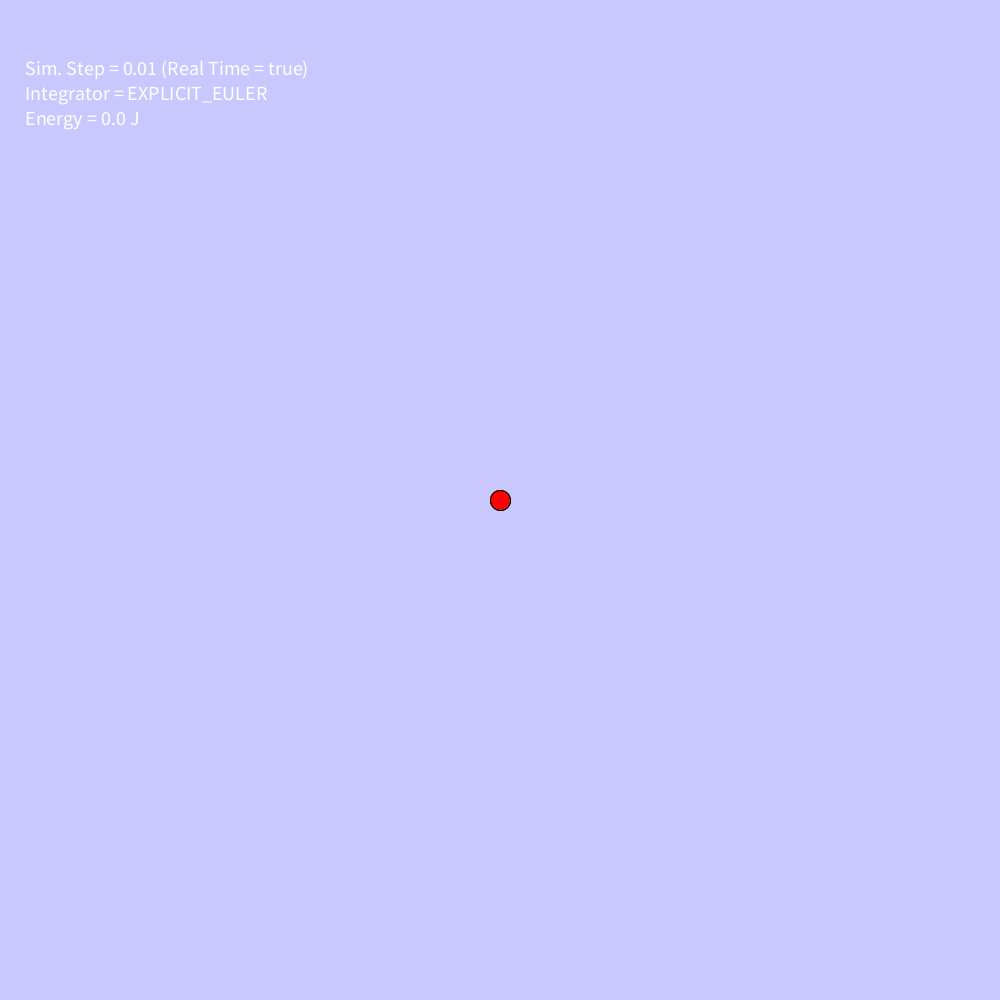
Frame 1 (no input)
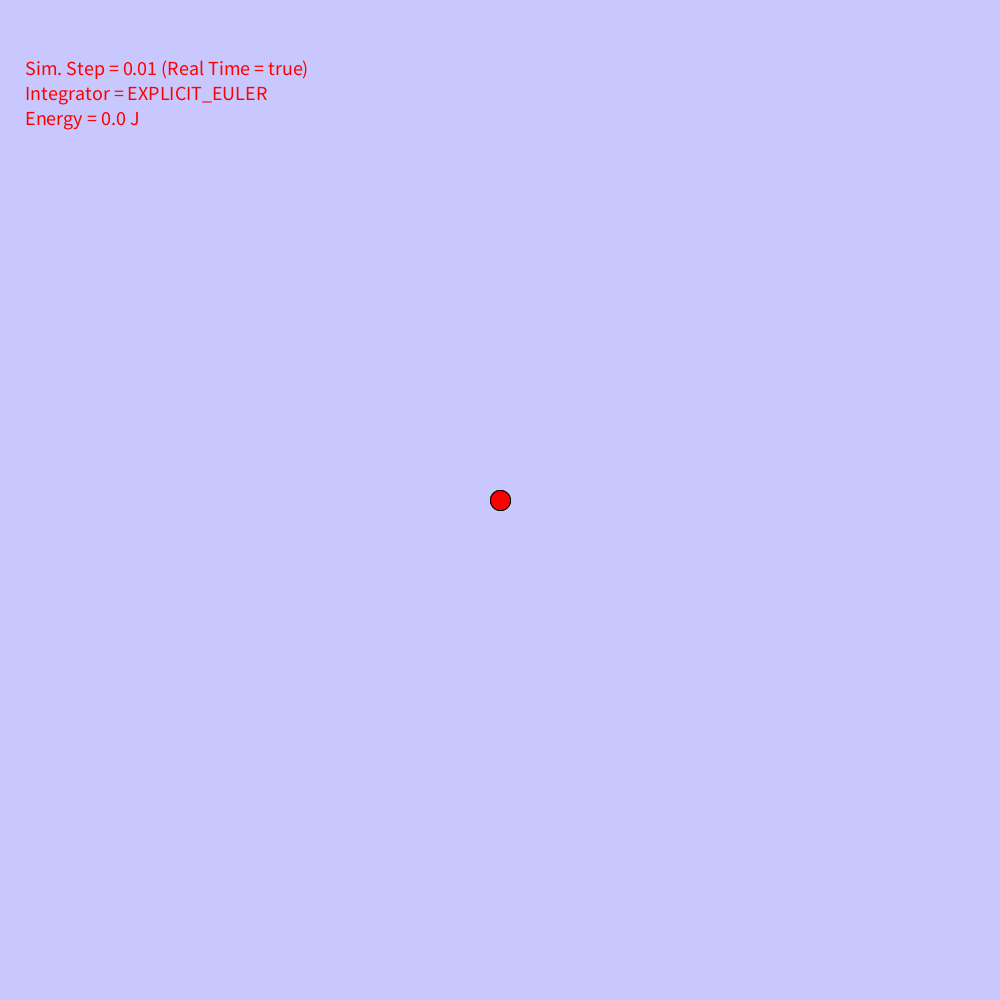
Frame 60 (the mouse pressed at the canvas centre just before this capture)
Frame 120 (the mouse held since frame 60 and released just before this capture): identical to frame 60, image omitted

The Processing sketch that drew these frames (run headless with seeded random() and noise(); from frame 60 on, the mouse is pressed at the canvas centre):

// Processing sketch: Problem_1
// ── Problem_1.pde
// Authors:  //<>//
// Michael Jordan Taylor

// Problem description:
// ...
// ...
// ...

// Differential equations:
// ...
// ...
// ...

// Definitions:

enum IntegratorType 
{
  NONE,
  EXPLICIT_EULER, 
  SIMPLECTIC_EULER, 
  HEUN, 
  RK2, 
  RK4
}

// Parameters of the numerical integration:

final boolean REAL_TIME = true;
final float SIM_STEP = 0.01;   // Simulation time-step (s)
IntegratorType _integrator = IntegratorType.EXPLICIT_EULER;   // ODE integration method

// Display values:

final boolean FULL_SCREEN = false;
final int DRAW_FREQ = 50;   // Draw frequency (Hz or Frame-per-second)
int DISPLAY_SIZE_X = 1000;   // Display width (pixels)
int DISPLAY_SIZE_Y = 1000;   // Display height (pixels)

// Draw values:

final int [] BACKGROUND_COLOR = {200, 200, 255};
final int [] REFERENCE_COLOR = {0, 255, 0};
final int [] OBJECTS_COLOR = {255, 0, 0};
final float OBJECTS_SIZE = 1.0;   // Size of the objects (m)
final float PIXELS_PER_METER = 20.0;   // Display length that corresponds with 1 meter (pixels)
final PVector DISPLAY_CENTER = new PVector(0.0, 0.0);   // World position that corresponds with the center of the display (m)

// Parameters of the problem:

final float M = 1.0;   // Particle mass (kg)
final float Gc = 9.801;   // Gravity constant (m/(s*s))
final PVector G = new PVector(0.0, -Gc);   // Acceleration due to gravity (m/(s*s))
// ...
// ...
// ...
// ...
// ...
// ...


// Time control:

int _lastTimeDraw = 0;   // Last measure of time in draw() function (ms)
float _deltaTimeDraw = 0.0;   // Time between draw() calls (s)
float _simTime = 0.0;   // Simulated time (s)
float _elapsedTime = 0.0;   // Elapsed (real) time (s)

// Output control:

PrintWriter _output;
final String FILE_NAME = "data.txt";

// Auxiliary variables:

float _energy;   // Total energy of the particle (J)

// Variables to be solved:

PVector _s = new PVector();   // Position of the particle (m)
PVector _v = new PVector();   // Velocity of the particle (m/s)
PVector _a = new PVector();   // Accleration of the particle (m/(s*s))


// Main code:

// Converts distances from world length to pixel length
float worldToPixels(float dist)
{
  return dist*PIXELS_PER_METER;
}

// Converts distances from pixel length to world length
float pixelsToWorld(float dist)
{
  return dist/PIXELS_PER_METER;
}

// Converts a point from world coordinates to screen coordinates
void worldToScreen(PVector worldPos, PVector screenPos)
{
  screenPos.x = 0.5*DISPLAY_SIZE_X + (worldPos.x - DISPLAY_CENTER.x)*PIXELS_PER_METER;
  screenPos.y = 0.5*DISPLAY_SIZE_Y - (worldPos.y - DISPLAY_CENTER.y)*PIXELS_PER_METER;
}

// Converts a point from screen coordinates to world coordinates
void screenToWorld(PVector screenPos, PVector worldPos)
{
  worldPos.x = ((screenPos.x - 0.5*DISPLAY_SIZE_X)/PIXELS_PER_METER) + DISPLAY_CENTER.x;
  worldPos.y = ((0.5*DISPLAY_SIZE_Y - screenPos.y)/PIXELS_PER_METER) + DISPLAY_CENTER.y;
}

void drawStaticEnvironment()
{
  background(BACKGROUND_COLOR[0], BACKGROUND_COLOR[1], BACKGROUND_COLOR[2]);

  textSize(20);
  text("Sim. Step = " + SIM_STEP + " (Real Time = " + REAL_TIME + ")", width*0.025, height*0.075);  
  text("Integrator = " + _integrator, width*0.025, height*0.1);
  text("Energy = " + _energy + " J", width*0.025, height*0.125);
  
  fill(REFERENCE_COLOR[0], REFERENCE_COLOR[1], REFERENCE_COLOR[2]);
  strokeWeight(1);

  PVector screenPos = new PVector();
  worldToScreen(new PVector(), screenPos);
  circle(screenPos.x, screenPos.y, 20);
  //line(screenPos.x, screenPos.y, screenPos.x + DISPLAY_SIZE_X, screenPos.y);
  //line(screenPos.x, screenPos.y, screenPos.x, screenPos.y - DISPLAY_SIZE_Y);
}

void drawMovingElements()
{
  fill(OBJECTS_COLOR[0], OBJECTS_COLOR[1], OBJECTS_COLOR[2]);
  strokeWeight(1);

  PVector screenPos = new PVector();
  worldToScreen(_s, screenPos);

  circle(screenPos.x, screenPos.y, worldToPixels(OBJECTS_SIZE));
}

void PrintInfo()
{
  println("Energy: " + _energy + " J");
  println("Elapsed time = " + _elapsedTime + " s");
  println("Simulated time = " + _simTime + " s \n");
}

void initSimulation()
{
  _simTime = 0.0;
  _elapsedTime = 0.0;
  
  // ...
  // ...
  // ...
}

void updateSimulation()
{
  switch (_integrator)
  {
  case EXPLICIT_EULER:
    updateSimulationExplicitEuler();
    break;

  case SIMPLECTIC_EULER:
    updateSimulationSimplecticEuler();
    break;

  case HEUN:
    updateSimulationHeun();
    break;

  case RK2:
    updateSimulationRK2();
    break;

  case RK4:
    updateSimulationRK4();
    break;
  }
  
  _simTime += SIM_STEP;
}

void updateSimulationExplicitEuler()
{
  // ...
  // ... use calculateAcceleration()
  // ...
}

void updateSimulationSimplecticEuler()
{
  // ...
  // ... use calculateAcceleration()
  // ...
}

void updateSimulationHeun()
{
  // ...
  // ... use calculateAcceleration()
  // ...
}

void updateSimulationRK2()
{
  // ...
  // ... use calculateAcceleration()
  // ...
}

void updateSimulationRK4()
{
  // ...
  // ... use calculateAcceleration()
  // ...
}

PVector calculateAcceleration(PVector s, PVector v)
{
  PVector a = new PVector();
  // ...
  // ...
  // ...
  return a;
}

void calculateEnergy()
{  
  // ...
  // ...
  // ...
}

void settings()
{
  if (FULL_SCREEN)
  {
    fullScreen();
    DISPLAY_SIZE_X = displayWidth;
    DISPLAY_SIZE_Y = displayHeight;
  } 
  else
    size(DISPLAY_SIZE_X, DISPLAY_SIZE_Y);
}

void setup()
{
  frameRate(DRAW_FREQ);
  _lastTimeDraw = millis();

  initSimulation();
}

void draw()
{
  int now = millis();
  _deltaTimeDraw = (now - _lastTimeDraw)/1000.0;
  _elapsedTime += _deltaTimeDraw;
  _lastTimeDraw = now;

  println("\nDraw step = " + _deltaTimeDraw + " s - " + 1.0/_deltaTimeDraw + " Hz");

  if (REAL_TIME)
  {
    float expectedSimulatedTime = 1.0*_deltaTimeDraw;
    float expectedIterations = expectedSimulatedTime/SIM_STEP;
    int iterations = 0; 

    for (; iterations < floor(expectedIterations); iterations++)
      updateSimulation();

    if ((expectedIterations - iterations) > random(0.0, 1.0))
    {
      updateSimulation();
      iterations++;
    }

    //println("Expected Simulated Time: " + expectedSimulatedTime);
    //println("Expected Iterations: " + expectedIterations);
    //println("Iterations: " + iterations);
  } 
  else
    updateSimulation();

  drawStaticEnvironment();
  drawMovingElements();

  calculateEnergy();
  PrintInfo();
}

void mouseClicked() 
{
  // ...
  // ...
  // ...
}

void keyPressed()
{
  // ...
  // ...
  // ...
}

void stop()
{
  // ...
  // ...
  // ...  
}
